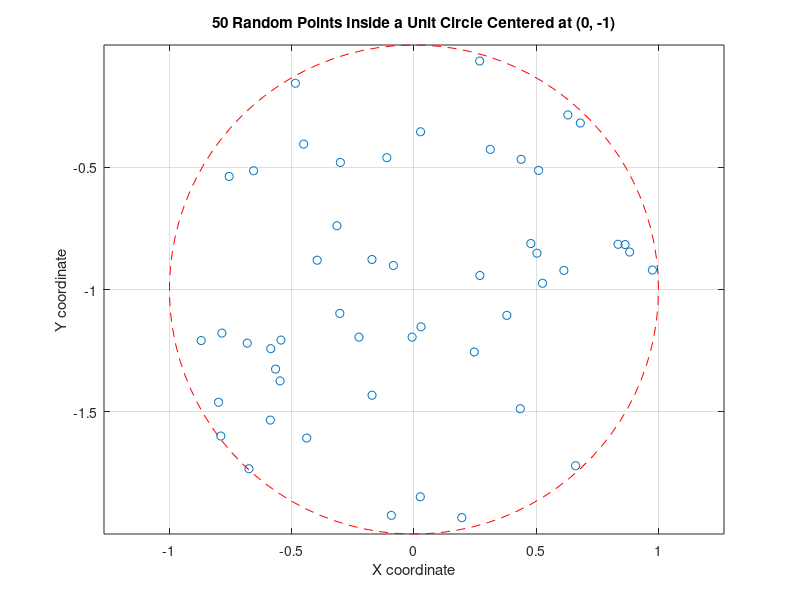
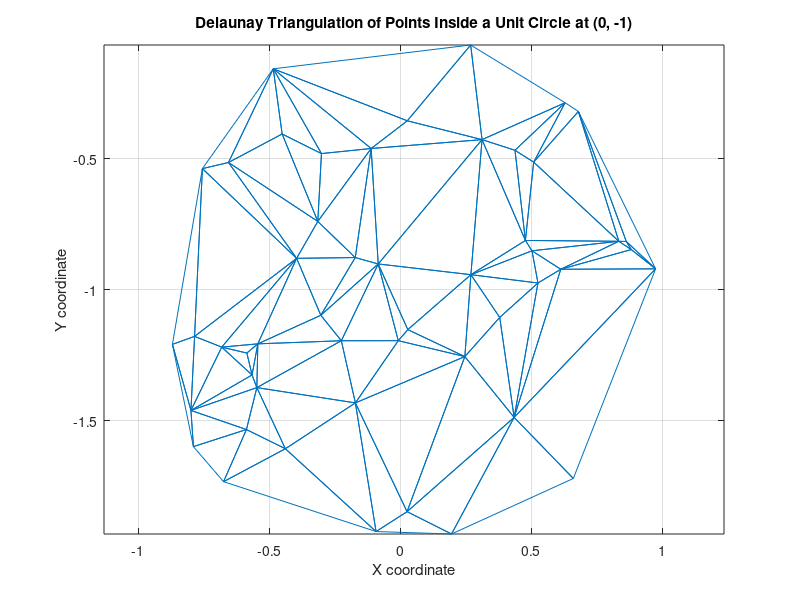

Write MATLAB code to recreate these figures, in order.
close all

% step 1. generate 50 random points within a unit circle

% Number of points
N = 50;

% Initialize arrays for Cartesian coordinates
x = zeros(N, 1);
y = zeros(N, 1);

% Generate points
for i = 1:N
    r = sqrt(rand());  % Generate radius (square root ensures uniform distribution)
    theta = 2 * pi * rand();  % Generate angle

    % Convert polar coordinates to Cartesian coordinates and adjust y coordinate
    x(i) = r * cos(theta);
    y(i) = r * sin(theta) - 1; % Adjusting y coordinates to shift the circle center to (0, -1)
end

% Plot the points
figure;
plot(x, y, 'o');
axis equal;
grid on;
xlabel('X coordinate');
ylabel('Y coordinate');
title('50 Random Points Inside a Unit Circle Centered at (0, -1)');

% Add a circle to verify the boundary
hold on;
theta = linspace(0, 2*pi, 100);
circle_x = cos(theta);
circle_y = sin(theta) - 1; % Adjusting y coordinates for the unit circle
plot(circle_x, circle_y, 'r--'); % Plotting unit circle boundary
hold off;

% step 2. Generate triangles of delaunay and determine the springs 

% Perform Delaunay triangulation
tri = delaunay(x, y);

% Plot the triangulation
figure;
triplot(tri, x, y);
axis equal;
grid on;
xlabel('X coordinate');
ylabel('Y coordinate');
title('Delaunay Triangulation of Points Inside a Unit Circle at (0, -1)');

% step 3. 准备好仿真器
% step 4. 计算平衡后的情况（可以利用仿真器）
% step 5. 评估平衡后的情况，比如方不方
% step 6. 调整所有的弹簧的k与L0，重复step3 -- 5